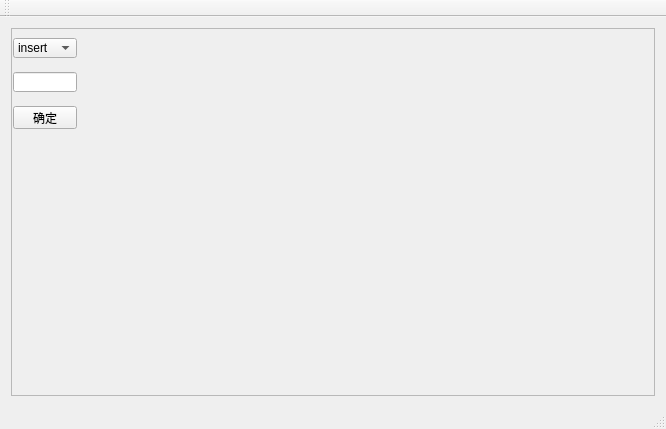
<?xml version="1.0" encoding="UTF-8"?>
<ui version="4.0">
 <class>MainWindow</class>
 <widget class="QMainWindow" name="MainWindow">
  <property name="geometry">
   <rect>
    <x>0</x>
    <y>0</y>
    <width>666</width>
    <height>429</height>
   </rect>
  </property>
  <property name="windowTitle">
   <string>MainWindow</string>
  </property>
  <property name="styleSheet">
   <string notr="true"/>
  </property>
  <widget class="QWidget" name="centralWidget">
   <layout class="QGridLayout" name="gridLayout">
    <item row="0" column="0">
     <widget class="my_red" name="frame">
      <property name="layoutDirection">
       <enum>Qt::LeftToRight</enum>
      </property>
      <property name="frameShape">
       <enum>QFrame::StyledPanel</enum>
      </property>
      <property name="frameShadow">
       <enum>QFrame::Raised</enum>
      </property>
      <widget class="QComboBox" name="mode">
       <property name="geometry">
        <rect>
         <x>2</x>
         <y>10</y>
         <width>64</width>
         <height>20</height>
        </rect>
       </property>
       <property name="currentText">
        <string>insert</string>
       </property>
       <property name="currentIndex">
        <number>0</number>
       </property>
       <item>
        <property name="text">
         <string>insert</string>
        </property>
       </item>
       <item>
        <property name="text">
         <string>delete</string>
        </property>
       </item>
      </widget>
      <widget class="QLineEdit" name="text">
       <property name="geometry">
        <rect>
         <x>2</x>
         <y>44</y>
         <width>64</width>
         <height>20</height>
        </rect>
       </property>
      </widget>
      <widget class="QPushButton" name="button">
       <property name="geometry">
        <rect>
         <x>2</x>
         <y>78</y>
         <width>64</width>
         <height>23</height>
        </rect>
       </property>
       <property name="text">
        <string>确定</string>
       </property>
      </widget>
     </widget>
    </item>
   </layout>
  </widget>
  <widget class="QMenuBar" name="menuBar">
   <property name="geometry">
    <rect>
     <x>0</x>
     <y>0</y>
     <width>666</width>
     <height>23</height>
    </rect>
   </property>
  </widget>
  <widget class="QToolBar" name="mainToolBar">
   <attribute name="toolBarArea">
    <enum>TopToolBarArea</enum>
   </attribute>
   <attribute name="toolBarBreak">
    <bool>false</bool>
   </attribute>
  </widget>
  <widget class="QStatusBar" name="statusBar"/>
 </widget>
 <layoutdefault spacing="6" margin="11"/>
 <customwidgets>
  <customwidget>
   <class>my_red</class>
   <extends>QFrame</extends>
   <header>my_red.h</header>
   <container>1</container>
  </customwidget>
 </customwidgets>
 <resources/>
 <connections/>
</ui>
